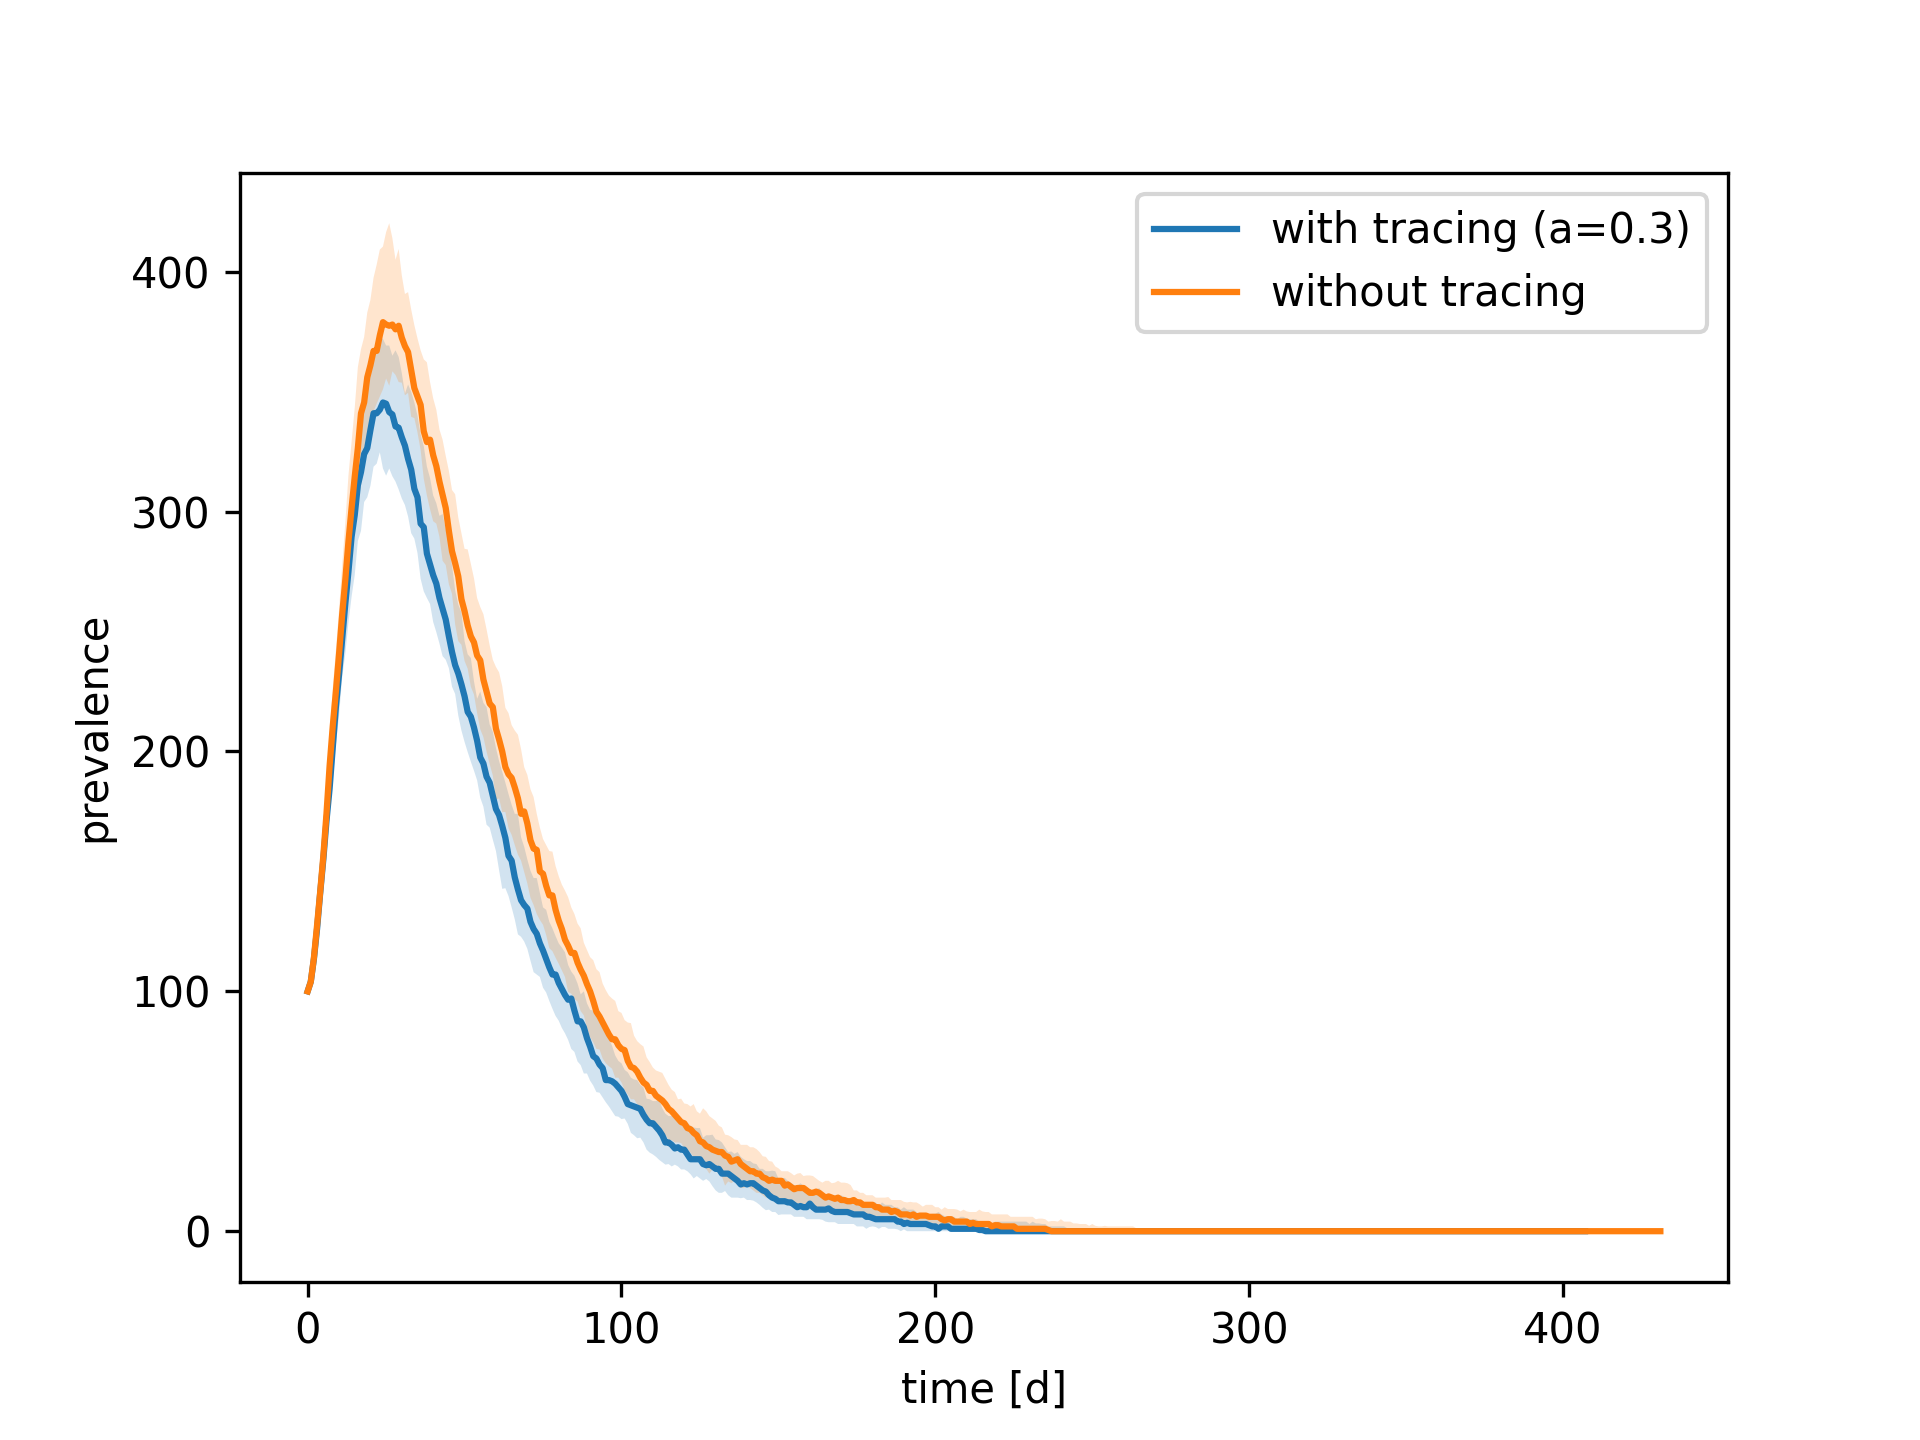

Python code for this plot:
import numpy as np

from simulation import simulation_code
from tqdm import tqdm

def make_length(arr,maxlen):
    dL = maxlen - len(arr)
    if dL > 0:
        newa = np.concatenate((arr, np.ones(dL)*arr[-1]))
    else:
        newa = arr

    return newa

def make_equal_length(arr_list):
    maxlen = max([len(a) for a in arr_list])
    new_arr_list = []
    for a in arr_list:
        newa = make_length(a,maxlen)
        new_arr_list.append(newa)
    return new_arr_list

np.random.seed(981736)

N = 10_000
n_meas = 100

kwargs = dict(
    N = N,
    q = 0.3,
    a = 0.3,
    R0 = 2.5,
    quarantiningS = True,
    parameter = {
            'chi':1/2.5,
            'recovery_rate' : 1/7,
            'alpha' : 1/3,
            'beta' : 1/2,
            'number_of_contacts' : 20,
            'x':0.17,
            'I_0' : N*0.01,
            'omega':1/10,
            "y" : 0.1,
            "z": 0.64,
            "R0": 2.5,
            "network_model":'er_network',
            },
    sampling_dt = 1,
    time = 1e7,
    )

import matplotlib.pyplot as pl



results_tracing = []
results_no_trac = []

for meas in tqdm(range(n_meas)):
    kwargs['a'] = 0.3
    t0, result0 = simulation_code(kwargs)
    kwargs['a'] = 0.0
    t1, result1 = simulation_code(kwargs)

    results_tracing.append(result0)
    results_no_trac.append(result1)

results_tracing = np.array(make_equal_length(results_tracing))
results_no_trac = np.array(make_equal_length(results_no_trac))

t0 = np.arange(np.shape(results_tracing)[1])
t1 = np.arange(np.shape(results_no_trac)[1])

mn0 = np.mean(results_tracing,axis=0)
mn1 = np.mean(results_no_trac,axis=0)

err0 = np.std(results_tracing,axis=0)
err1 = np.std(results_no_trac,axis=0)

err0low, md0, err0high = np.percentile(results_tracing,[25,50,75],axis=0)
err1low, md1, err1high = np.percentile(results_no_trac,[25,50,75],axis=0)

pl.plot(t0, md0, label='with tracing (a=0.3)')
pl.plot(t1, md1, label='without tracing')
pl.fill_between(t0, err0low, err0high, alpha=0.2)
pl.fill_between(t1, err1low, err1high, alpha=0.2)
pl.xlabel('time [d]')
pl.ylabel('prevalence')

pl.legend()

pl.gcf().savefig('example.png',dpi=300)
pl.show()
